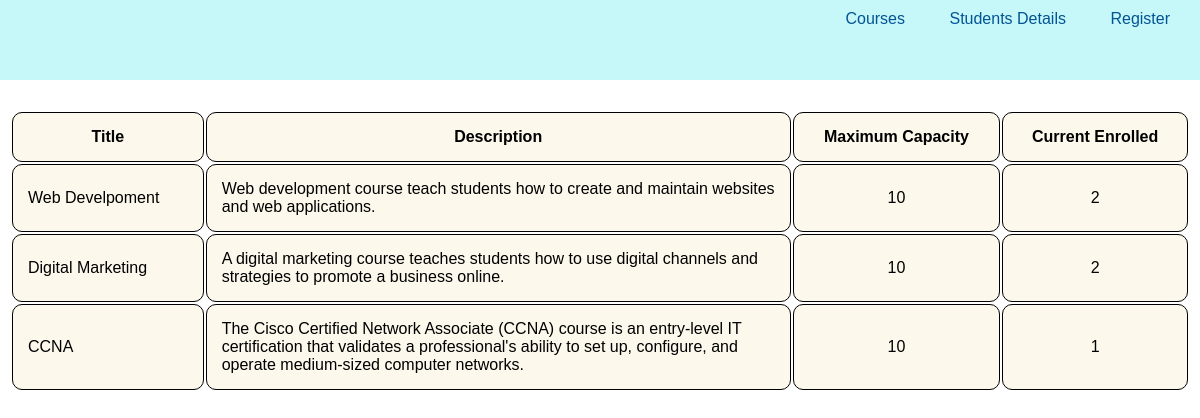
/, run on an earlier commit of the app's database.
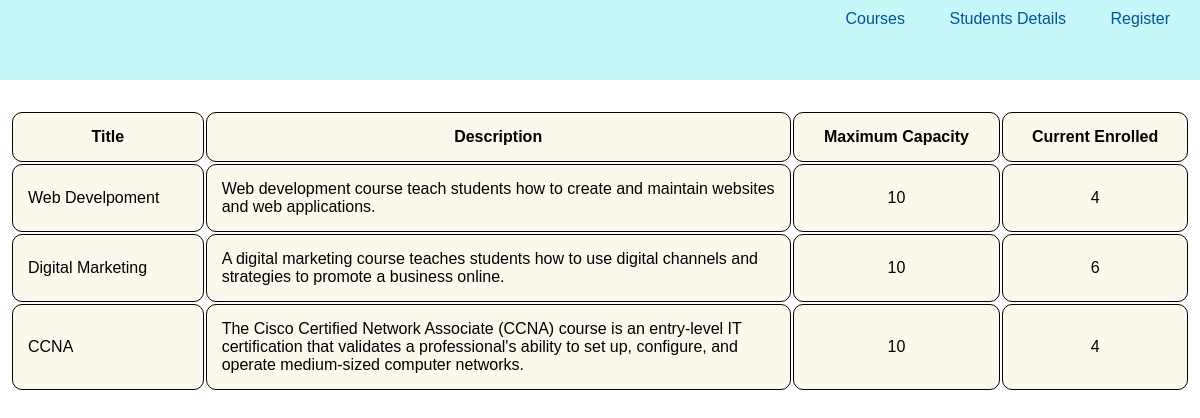
And on a later commit of the database.
### registration/models.py (models this page shows, shortened)
class Course(models.Model):
    title = models.CharField(max_length= 150)
    description = models.CharField(max_length= 300)
    maximum_capacity = models.IntegerField()
    current_enrolled = models.IntegerField(default=0)

### registration/views.py (the view)
# urls.py: path("",views.all_courses,name="home"),
def all_courses(request):
    courses = Course.objects.all()
    context = {"courses": courses, }
    return render(request, "registration/courses.html", context)

### registration/templates/registration/courses.html (shortened to what this page needs)
{% extends 'registration/base.html' %}
{% block content %}
    <table class="home-tabl">
      <tr>
        <th>Title</th>
        <th style="width: 50%">Description</th>
        <th>Maximum Capacity</th>
        <th>Current Enrolled</th>
      </tr>
      {% for course in courses %}
      <tr>
        <td><a href="{% url 'course_std' course.id %}" >{{ course.title }}</a></td>
        <td>{{ course.description }}</td>
        <td style="text-align: center">{{ course.maximum_capacity }}</td>
        <td style="text-align: center">{{ course.current_enrolled }}</td>
      </tr>
      {% endfor %}
    </table>
    {% endblock %}

What changed in the data, as far as the page shows it:
changed Course "Web Develpoment": current_enrolled "2" → "4"
changed Course "Digital Marketing": current_enrolled "2" → "6"
changed Course "CCNA": current_enrolled "1" → "4"
